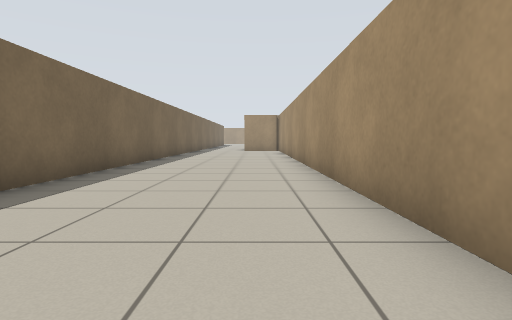
[1] (above)

22 first-person views from a walk through a Stage world. The camera is 0.69 m above the floor, tilts 4° down and sees 80° across. The lines on the ground mark 1 m squares. The floor is counted in squares, 1 m on a side. Each view is taken from the middle of a square. On the plan, view 1 faces up. The plan holds only what a view shows up to about 10 squares ahead; the rest is blank. The robots in the file are not drawn.

[2]
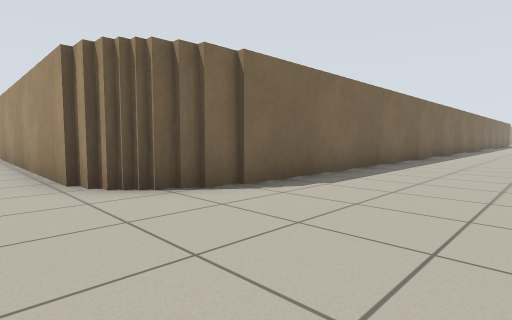

[3]
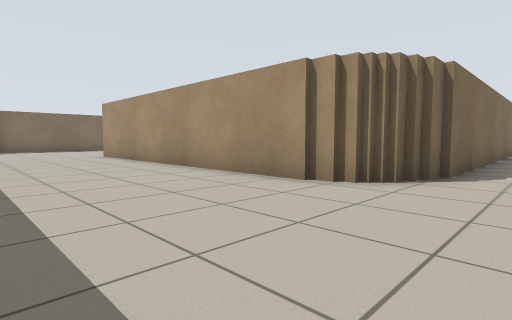

[4]
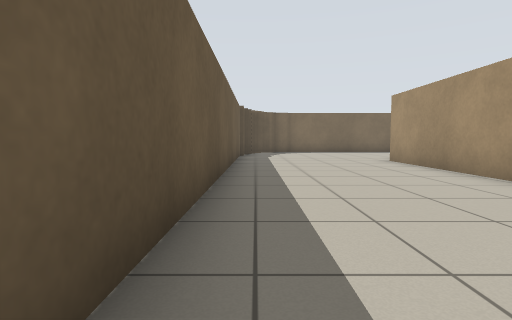

[5]
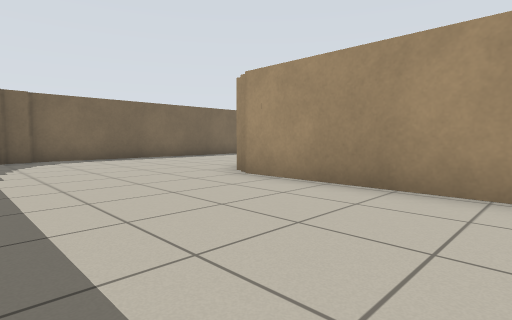

[6]
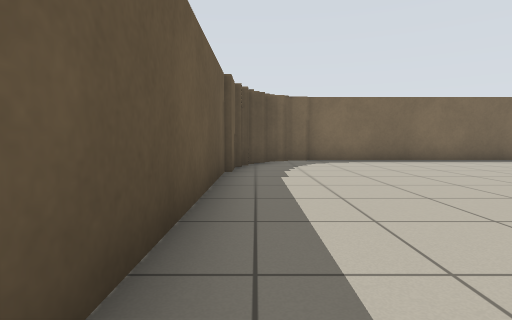

[7]
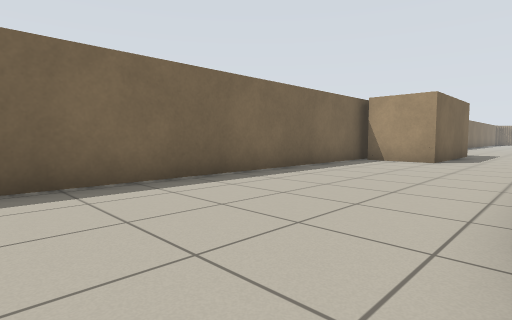

[8]
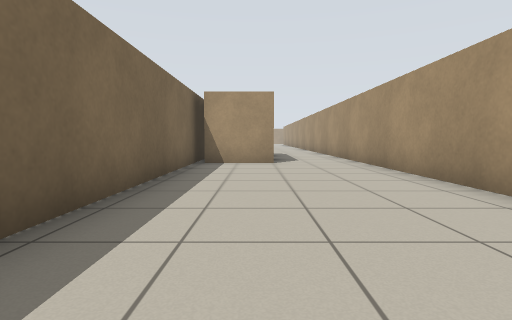

[9]
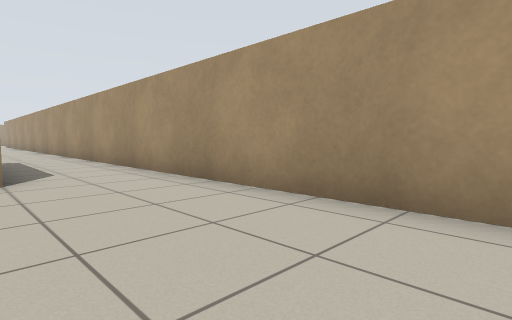

[10]
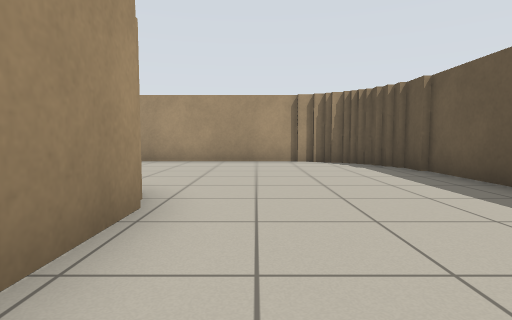

[11]
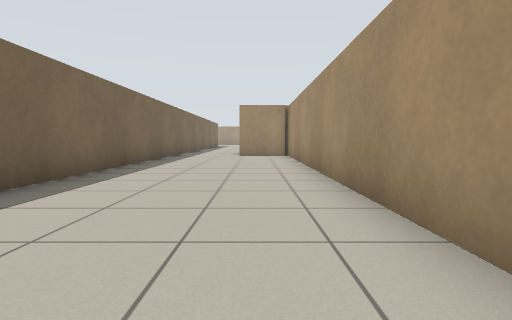

[12]
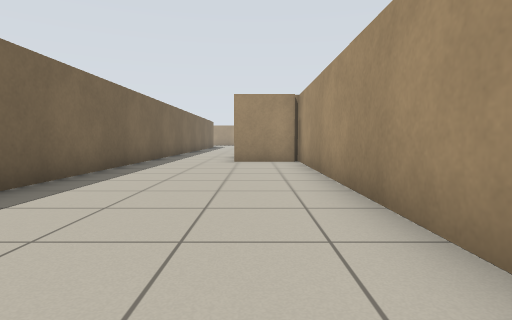

[13]
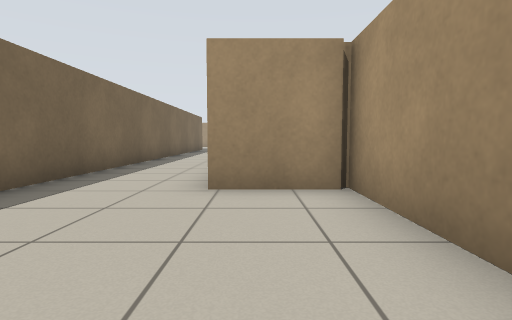

[14]
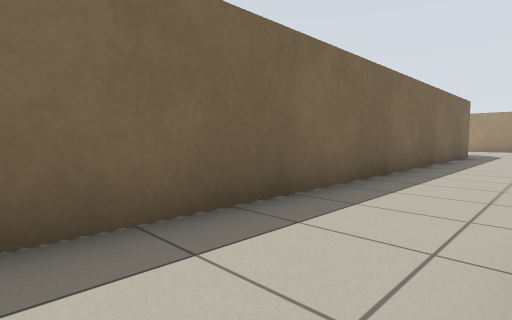

[15]
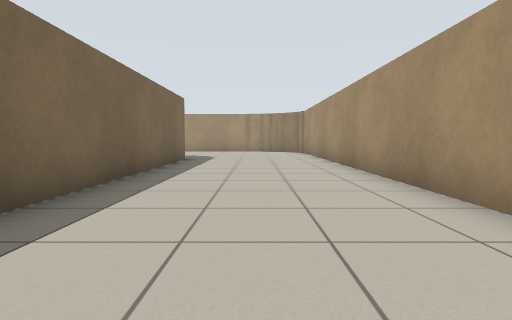

[16]
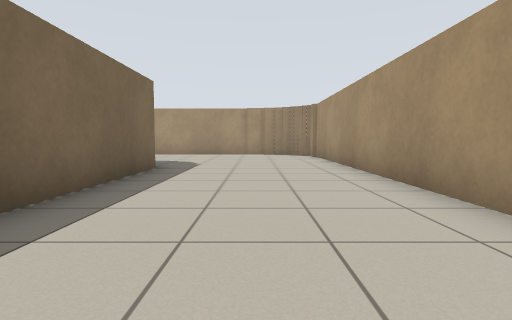

[17]
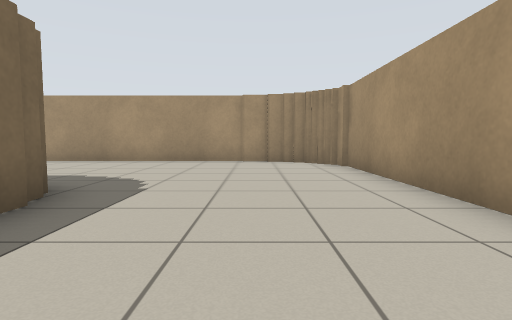

[18]
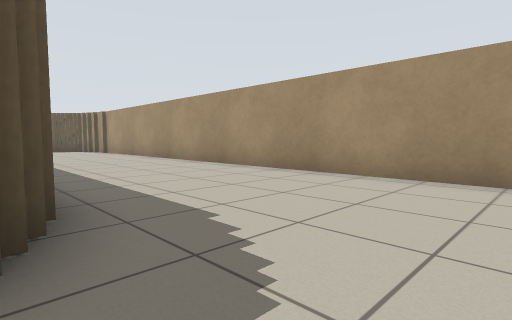

[19]
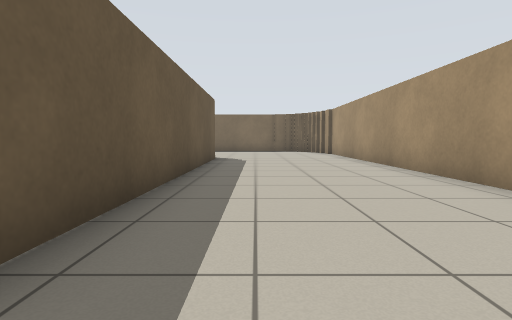

[20]
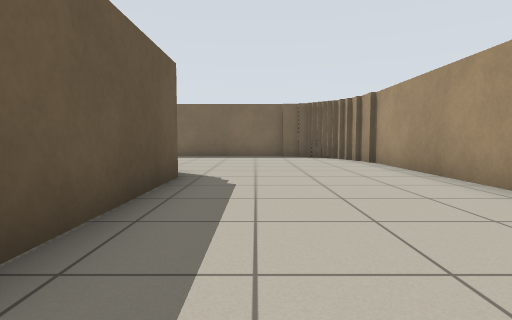

[21]
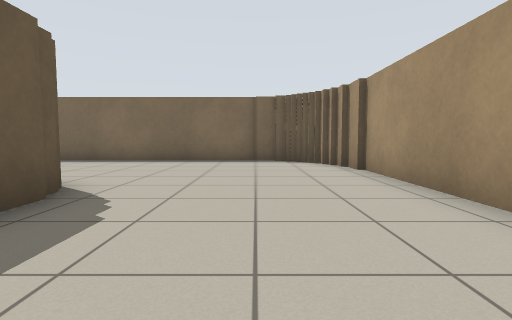

[22]
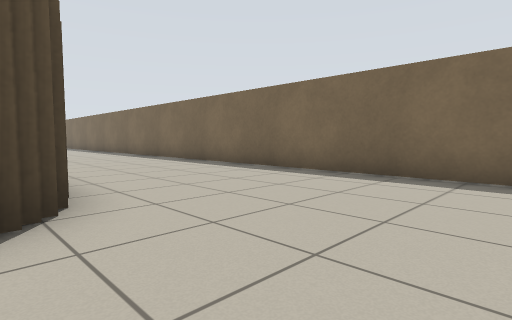

### Floor plan
Points are (right, up) in squares from view 1. A wall is a line through its corners. A room is listed if a view was taken in it or the views show most of it. See-through windows are left out.
Room 1 (views 1, 2, 3, 4, 5, 6, 7, 8, 9, 10, 11, 12, 13, 14, 15, 16, 17, 18, 19, 20, 21, 22)
walls: (1.3, 24.6) (1.3, 37.1) (0.7, 37.1) (0.7, 37.8) (0, 37.8); (1.3, 1.5) (1.3, 17.1) (-0.8, 17.1); (-3.3, 32.1) (-3.3, -1.5); (-18.5, 8.8) (-18.5, 6.6) (-20.5, 6.6); (-3.6, -1.4) (-3.6, -2.1); (-4.2, -2.1) (-4.2, -2.5) (-4.6, -2.5); (-4.5, -2.8) (-14.8, -2.8); (-20.7, 8.1) (-20.7, -6); (-15.9, 1.1) (-15.9, 12.2); (-14.5, 33.6) (-5.6, 33.6); (-15.8, 33) (-15.1, 33); (1.3, -5.8) (1.3, -0.5); (0.1, 38.1) (-0.8, 38.1); (-0.6, 38.4) (-18.5, 38.4); (1, -6.2) (1, -5.6); (0.7, -6.6) (0.7, -6.1); (-0.2, -7.1) (0.2, -7.1); (-0.9, -7.4) (-0.1, -7.4); (-3.8, -7.6) (-0.8, -7.6); (-18.5, 38.1) (-19.2, 38.1); (-20.7, 36.6) (-20.7, 27.5); (-19.2, 37.8) (-20, 37.8) (-20, 37); (-20.4, 37.1) (-20.4, 36.6); (-17.5, -7.6) (-5.6, -7.6); (-20.4, -5.9) (-20.4, -6.5); (-18.1, -7.6) (-17.6, -7.6)

Where each view was taken, in squares from view 1:
view 1: 0 up, 0 right, facing up
view 2: 4 down, 0 right, facing up-left
view 3: 7 down, 2 left, facing up-left
view 4: 7 down, 5 left, facing left
view 5: 7 down, 10 left, facing up-left
view 6: 7 down, 11 left, facing left
view 7: 3 down, 16 left, facing up-left
view 8: 2 down, 19 left, facing up
view 9: 1 up, 19 left, facing up-right
view 10: 4 down, 8 left, facing right
view 11: 5 up, 0 right, facing up
view 12: 8 up, 0 right, facing up
view 13: 13 up, 0 right, facing up
view 14: 19 up, 1 left, facing up-left
view 15: 22 up, 1 left, facing up
view 16: 25 up, 1 left, facing up
view 17: 29 up, 1 left, facing up
view 18: 33 up, 2 left, facing up-left
view 19: 35 up, 4 left, facing left
view 20: 35 up, 9 left, facing left
view 21: 36 up, 11 left, facing left
view 22: 36 up, 15 left, facing down-left
